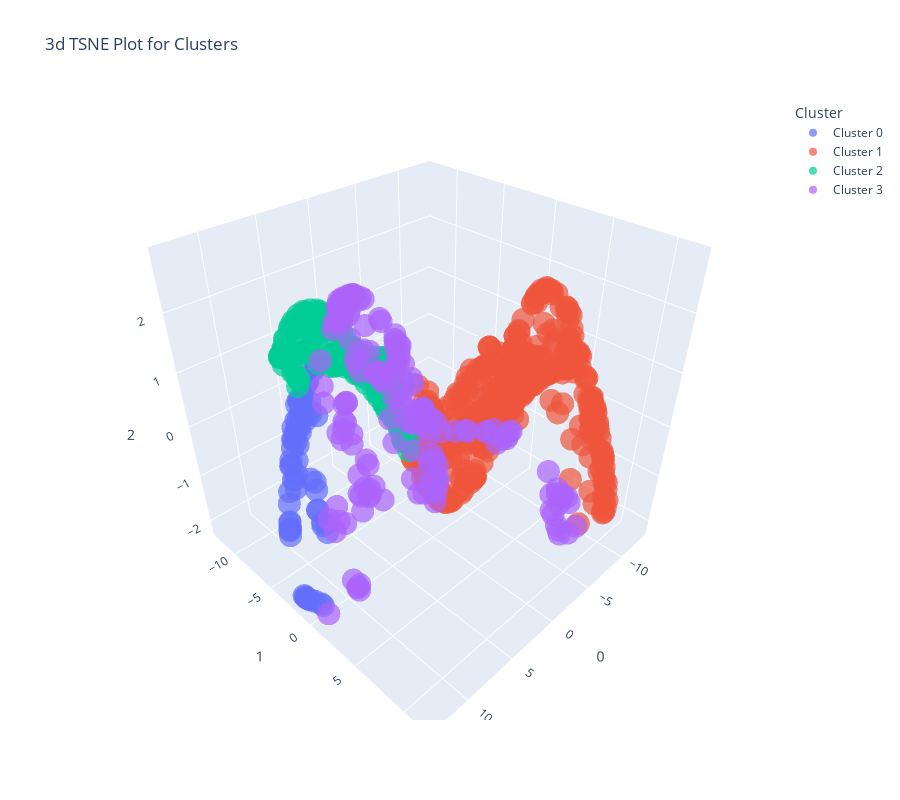

The code cell stored with this chart in its notebook:
### Code cell
plot_model(kmeans, plot="tsne")

### Figure 1 — Plotly figure (JSON) as saved in the notebook; plotly's stock layout.template omitted (floating-point values rounded to 4 significant figures; data arrays with more than 128 entries replaced by an {"elided": "..."} marker saying what was removed)
{"data": [{"customdata": [[51150.0], [40860.0], [41380.0], [42820.0], [38450.0], [38600.0], [39310.0], [40340.0], [39800.0], [34820.0], [31430.0], [30960.0], [33420.0], [35620.0], [43370.0], [42680.0], [44300.0], [43890.0], [44080.0], [44130.0], [46750.0], [49250.0], [37380.0], [39370.0], [39090.0], [38990.0], [39710.0], [39880.0], [41370.0], [42770.0], [41420.0], [44750.0], [37090.0], [35650.0], [32200.0], [55640.0], [57150.0], [60570.0], [63910.0], [65280.0], [66370.0], [69130.0], [68570.0], [70760.0], [32050.0], [35030.0], [32750.0], [41670.0], [42380.0], [44210.0], [45060.0], [48370.0], [48310.0], [33180.0], [33010.0], [30800.0], [38300.0], [38800.0], [40970.0], [42740.0], [38320.0], [35170.0], [35130.0], [35720.0], [47070.0], [38170.0], [46730.0], [32420.0], [32220.0]], "hovertemplate": "Cluster=Cluster 0<br>0=%{x}<br>1=%{y}<br>2=%{z}<br>Feature=%{customdata[0]}<extra></extra>", "legendgroup": "Cluster 0", "marker": {"color": "#636efa", "opacity": 0.7, "symbol": "circle"}, "mode": "markers", "name": "Cluster 0", "scene": "scene", "showlegend": true, "type": "scatter3d", "x": [12.34, 11.59, 11.41, 11.66, 11.21, 11.24, 11.37, 11.56, 11.41, 9.674, 8.208, 8.094, 9.133, 9.852, 12.58, 12.52, 12.66, 12.63, 12.61, 12.61, 12.58, 12.32, 11.0, 11.19, 11.08, 11.02, 11.17, 11.16, 12.27, 12.11, 11.8, 12.3, 10.16, 9.873, 8.967, 12.99, 13.02, 13.08, 13.12, 13.12, 13.12, 13.11, 13.11, 13.1, 8.892, 9.681, 8.888, 12.36, 12.3, 12.36, 12.41, 12.24, 12.24, 8.927, 9.048, 8.378, 11.19, 11.17, 11.35, 11.75, 10.92, 9.844, 9.76, 9.776, 12.17, 10.94, 12.15, 8.709, 8.506], "y": [-3.507, -2.223, -3.528, -3.797, -0.04838, -0.6563, -1.13, -1.627, -1.842, -2.997, -3.572, -3.697, -4.709, -3.37, 1.564, 1.462, 1.223, 1.19, 0.7664, 0.7592, -1.507, -3.377, -0.9478, -2.664, -2.953, -3.329, -3.407, -3.789, 0.3901, -1.677, -1.721, -2.142, -4.71, -3.309, -5.354, 0.5815, 0.3782, -0.3064, -0.8755, -1.075, -1.275, -1.456, -1.504, -1.671, -5.18, -5.167, -4.405, 0.5666, -0.07287, -1.541, -1.786, -3.612, -3.656, -3.8, -4.792, -4.527, -0.7714, -1.902, -3.66, -3.942, -2.591, -2.69, -3.028, -4.509, -3.574, -2.248, -3.659, -4.039, -3.566], "z": [-1.151, 0.7247, 0.1266, -0.3826, 1.351, 1.32, 1.173, 0.9481, 0.9903, 1.415, 1.53, 1.495, 0.9023, 1.165, -0.3186, -0.1729, -0.2283, -0.1721, -0.009595, -0.01091, 0.08588, -0.9874, 1.45, 0.8084, 0.7338, 0.5668, 0.4214, 0.1636, 0.4063, 0.5066, 0.7423, 0.1271, 0.3281, 1.186, 0.7722, -1.928, -1.921, -1.973, -2.035, -2.053, -2.065, -2.077, -2.075, -2.076, 0.8597, 0.4449, 1.1, 0.297, 0.4023, 0.3106, 0.1942, -1.044, -1.08, 1.303, 0.9112, 1.194, 1.352, 1.117, 0.09266, -0.633, 1.001, 1.488, 1.368, 0.6612, -0.8943, 1.123, -0.9331, 1.273, 1.481]}, {"customdata": {"elided": "390x1 float values"}, "hovertemplate": "Cluster=Cluster 1<br>0=%{x}<br>1=%{y}<br>2=%{z}<br>Feature=%{customdata[0]}<extra></extra>", "legendgroup": "Cluster 1", "marker": {"color": "#EF553B", "opacity": 0.7, "symbol": "circle"}, "mode": "markers", "name": "Cluster 1", "scene": "scene", "showlegend": true, "type": "scatter3d", "x": {"elided": "390 float values"}, "y": {"elided": "390 float values"}, "z": {"elided": "390 float values"}}, {"customdata": {"elided": "184x1 float values"}, "hovertemplate": "Cluster=Cluster 2<br>0=%{x}<br>1=%{y}<br>2=%{z}<br>Feature=%{customdata[0]}<extra></extra>", "legendgroup": "Cluster 2", "marker": {"color": "#00cc96", "opacity": 0.7, "symbol": "circle"}, "mode": "markers", "name": "Cluster 2", "scene": "scene", "showlegend": true, "type": "scatter3d", "x": {"elided": "184 float values"}, "y": {"elided": "184 float values"}, "z": {"elided": "184 float values"}}, {"customdata": {"elided": "161x1 float values"}, "hovertemplate": "Cluster=Cluster 3<br>0=%{x}<br>1=%{y}<br>2=%{z}<br>Feature=%{customdata[0]}<extra></extra>", "legendgroup": "Cluster 3", "marker": {"color": "#ab63fa", "opacity": 0.7, "symbol": "circle"}, "mode": "markers", "name": "Cluster 3", "scene": "scene", "showlegend": true, "type": "scatter3d", "x": {"elided": "161 float values"}, "y": {"elided": "161 float values"}, "z": {"elided": "161 float values"}}], "layout": {"height": 800, "legend": {"title": {"text": "Cluster"}, "tracegroupgap": 0}, "scene": {"domain": {"x": [0, 1], "y": [0, 1]}, "xaxis": {"title": {"text": "0"}}, "yaxis": {"title": {"text": "1"}}, "zaxis": {"title": {"text": "2"}}}, "title": {"text": "3d TSNE Plot for Clusters"}, "width": 900}}
